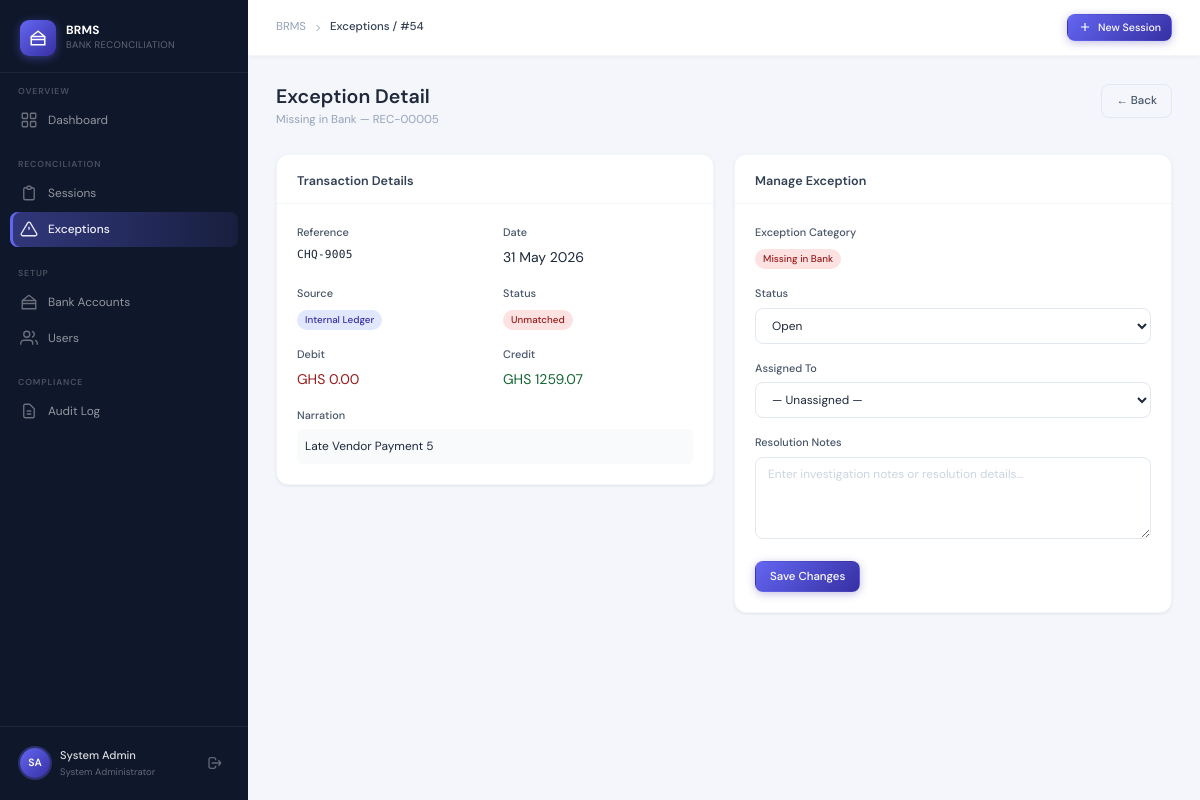
Screenshot of /exceptions/54/ (signed in) with the database file from the repository.
### accounts/models.py (models this page shows, shortened)
class User(AbstractUser):
    ROLE_CHOICES = [
        ('admin', 'System Administrator'),
        ('officer', 'Reconciliation Officer'),
        ('manager', 'Finance Manager'),
        ('auditor', 'Internal Auditor'),
        ('executive', 'Executive User'),
    ]
    role = models.CharField(max_length=20, choices=ROLE_CHOICES, default='officer')
    phone = models.CharField(max_length=20, blank=True)
    department = models.CharField(max_length=100, blank=True)
    is_locked = models.BooleanField(default=False)
    last_password_change = models.DateTimeField(null=True, blank=True)
    created_at = models.DateTimeField(auto_now_add=True)
    def can_upload(self):
        return self.role in ['officer', 'admin']
    def is_read_only(self):
        return self.role in ['auditor', 'executive']

### reconciliation/models.py (models this page shows, shortened)
class Exception(models.Model):
    CATEGORY_CHOICES = [
        ('missing_in_bank', 'Missing in Bank'),
        ('missing_in_ledger', 'Missing in Ledger'),
        ('duplicate', 'Duplicate Transaction'),
        ('amount_diff', 'Amount Difference'),
        ('date_diff', 'Date Difference'),
        ('reference_diff', 'Reference Difference'),
    ]
    STATUS_CHOICES = [
        ('open', 'Open'),
        ('investigating', 'Investigating'),
        ('resolved', 'Resolved'),
        ('escalated', 'Escalated'),
        ('ignored', 'Ignored'),
    ]
    session = models.ForeignKey(ReconciliationSession, on_delete=models.CASCADE, related_name='exceptions')
    transaction = models.ForeignKey(Transaction, on_delete=models.CASCADE)
    category = models.CharField(max_length=30, choices=CATEGORY_CHOICES)
    status = models.CharField(max_length=20, choices=STATUS_CHOICES, default='open')
    description = models.TextField(blank=True)
    assigned_to = models.ForeignKey(settings.AUTH_USER_MODEL, on_delete=models.SET_NULL, null=True, blank=True)
    resolution_notes = models.TextField(blank=True)
    created_at = models.DateTimeField(auto_now_add=True)
    updated_at = models.DateTimeField(auto_now=True)

class ReconciliationSession(models.Model):
    STATUS_CHOICES = [
        ('draft', 'Draft'),
        ('processing', 'Processing'),
        ('pending_review', 'Pending Review'),
        ('approved', 'Approved'),
        ('rejected', 'Rejected'),
        ('closed', 'Closed'),
    ]
    session_id = models.CharField(max_length=20, unique=True, editable=False)
    session_name = models.CharField(max_length=200)
    bank_account = models.ForeignKey(BankAccount, on_delete=models.CASCADE)
    period_start = models.DateField()
    period_end = models.DateField()
    status = models.CharField(max_length=20, choices=STATUS_CHOICES, default='draft')
    created_by = models.ForeignKey(settings.AUTH_USER_MODEL, on_delete=models.SET_NULL, null=True, related_name='sessions_created')
    approved_by = models.ForeignKey(settings.AUTH_USER_MODEL, on_delete=models.SET_NULL, null=True, blank=True, related_name='sessions_approved')
    approval_date = models.DateTimeField(null=True, blank=True)
    approval_comments = models.TextField(blank=True)
    created_at = models.DateTimeField(auto_now_add=True)
    updated_at = models.DateTimeField(auto_now=True)

class Transaction(models.Model):
    SOURCE_CHOICES = [
        ('bank', 'Bank Statement'),
        ('ledger', 'Internal Ledger'),
        ('payment', 'Payment Gateway'),
    ]
    STATUS_CHOICES = [
        ('unmatched', 'Unmatched'),
        ('matched', 'Matched'),
        ('manually_matched', 'Manually Matched'),
        ('exception', 'Exception'),
        ('ignored', 'Ignored'),
    ]
    session = models.ForeignKey(ReconciliationSession, on_delete=models.CASCADE, related_name='transactions')
    upload_log = models.ForeignKey(FileUploadLog, on_delete=models.SET_NULL, null=True, blank=True, related_name='transactions')
    source = models.CharField(max_length=20, choices=SOURCE_CHOICES)
    transaction_date = models.DateField()
    value_date = models.DateField(null=True, blank=True)
    reference_number = models.CharField(max_length=200, blank=True)
    narration = models.TextField(blank=True)
    debit_amount = models.DecimalField(max_digits=20, decimal_places=2, default=0)
    credit_amount = models.DecimalField(max_digits=20, decimal_places=2, default=0)
    balance = models.DecimalField(max_digits=20, decimal_places=2, null=True, blank=True)
    currency = models.CharField(max_length=3, default='GHS')
    transaction_type = models.CharField(max_length=50, blank=True)
    status = models.CharField(max_length=20, choices=STATUS_CHOICES, default='unmatched')
    matched_with = models.ForeignKey('self', on_delete=models.SET_NULL, null=True, blank=True, related_name='matched_by')
    match_confidence = models.FloatField(default=0)
    created_at = models.DateTimeField(auto_now_add=True)

### reconciliation/views.py (the view)
# urls.py: path('exceptions/<int:pk>/', views.exception_detail, name='exception_detail'),
@login_required
def exception_detail(request, pk):
    exc  = get_object_or_404(ExceptionModel, pk=pk)
    form = ExceptionForm(request.POST or None, instance=exc)
    if request.method == 'POST' and form.is_valid():
        form.save()
        log_action(request, 'UPDATE_EXCEPTION', 'Exception', exc.id)
        messages.success(request, 'Exception updated.')
        return redirect('reconciliation:exception_list')
    return render(request, 'reconciliation/exception_detail.html', {'exc': exc, 'form': form})

### reconciliation/forms.py
class ExceptionForm(forms.ModelForm):
    class Meta:
        model = ExceptionModel
        fields = ['status', 'resolution_notes', 'assigned_to']
        widgets = {'resolution_notes': forms.Textarea(attrs={'rows': 3})}

### templates/reconciliation/exception_detail.html (shortened to what this page needs)
{% extends 'base.html' %}
{% block nav_exceptions %}active{% endblock %}
{% block breadcrumb %}Exceptions / #{{ exc.pk }}{% endblock %}
{% block content %}
<div class="page-header">
  <div>
    <div class="page-title">Exception Detail</div>
    <div class="page-subtitle">{{ exc.get_category_display }} — {{ exc.session.session_id }}</div>
  </div>
  <a href="{% url 'reconciliation:exception_list' %}" class="btn btn-outline">← Back</a>
</div>
<div class="two-col" style="align-items:start">
  <div class="card">
    <div class="card-header"><span class="card-title">Transaction Details</span></div>
    <div class="card-body">
      <div class="form-grid">
        <div><div class="form-label">Reference</div><div class="mono">{{ exc.transaction.reference_number|default:"—" }}</div></div>
        <div><div class="form-label">Date</div><div>{{ exc.transaction.transaction_date|date:"d M Y" }}</div></div>
        <div><div class="form-label">Source</div><span class="badge badge-peach">{{ exc.transaction.get_source_display }}</span></div>
        <div><div class="form-label">Status</div><span class="badge badge-exception">{{ exc.transaction.get_status_display }}</span></div>
        <div><div class="form-label">Debit</div><div style="color:var(--danger)">{{ exc.transaction.currency }} {{ exc.transaction.debit_amount|floatformat:2 }}</div></div>
        <div><div class="form-label">Credit</div><div style="color:var(--success)">{{ exc.transaction.currency }} {{ exc.transaction.credit_amount|floatformat:2 }}</div></div>
        {% if exc.transaction.narration %}
        <div style="grid-column:span 2">
          <div class="form-label">Narration</div>
          <div style="font-size:0.85rem;padding:8px;background:var(--slate-50);border-radius:6px">{{ exc.transaction.narration }}</div>
        </div>
        {% endif %}
      </div>
    </div>
  </div>
  <div class="card">
    <div class="card-header"><span class="card-title">Manage Exception</span></div>
    <div class="card-body">
      <form method="post">
        <div class="form-group">
          <label class="form-label">Exception Category</label>
          <div class="badge badge-exception" style="display:inline-flex">{{ exc.get_category_display }}</div>
        </div>
        <div class="form-group">
          <label class="form-label">Status</label>
          <select name="status" class="form-control">
            {% for val, label in form.fields.status.choices %}
              <option value="{{ val }}" {% if exc.status == val %}selected{% endif %}>{{ label }}</option>
            {% endfor %}
          </select>
        </div>
        <div class="form-group">
          <label class="form-label">Assigned To</label>
          <select name="assigned_to" class="form-control">
            <option value="">— Unassigned —</option>
          </select>
        </div>
        <div class="form-group">
          <label class="form-label">Resolution Notes</label>
          <textarea name="resolution_notes" class="form-control" rows="4" placeholder="Enter investigation notes or resolution details…">{{ exc.resolution_notes }}</textarea>
        </div>
        {% if not user.is_read_only %}
        <button type="submit" class="btn btn-primary">Save Changes</button>
        {% endif %}
      </form>
    </div>
  </div>
</div>
{% endblock %}

### templates/base.html (shortened to what this page needs)
{% load static %}<!DOCTYPE html>
<html lang="en">
<head>
  <link rel="stylesheet" href="{% static 'css/brms.css' %}">
</head>
<body>
<div class="app-wrapper">
  <aside class="sidebar">
    <div class="sidebar-brand">
      <div class="brand-logo">
        <div class="brand-icon">
          <svg width="18" height="18" fill="none" stroke="currentColor" stroke-width="2" viewBox="0 0 24 24">
            <path d="M3 10h18M3 14h18M12 3L3 10v11h18V10L12 3z"/>
          </svg>
        </div>
        <div class="brand-text">
          <span class="brand-name">BRMS</span>
          <span class="brand-sub">Bank Reconciliation</span>
        </div>
      </div>
    </div>
    <nav class="sidebar-nav">
      <div class="nav-section">
        <div class="nav-section-label">Overview</div>
        <a href="{% url 'dashboard:home' %}" class="nav-item {% block nav_dashboard %}{% endblock %}">
          <svg class="nav-icon" fill="none" stroke="currentColor" stroke-width="1.8" viewBox="0 0 24 24">
            <rect x="3" y="3" width="7" height="7" rx="1"/><rect x="14" y="3" width="7" height="7" rx="1"/>
            <rect x="14" y="14" width="7" height="7" rx="1"/><rect x="3" y="14" width="7" height="7" rx="1"/>
          </svg>
          Dashboard
        </a>
      </div>
      <div class="nav-section">
        <div class="nav-section-label">Reconciliation</div>
        <a href="{% url 'reconciliation:session_list' %}" class="nav-item {% block nav_sessions %}{% endblock %}">
          <svg class="nav-icon" fill="none" stroke="currentColor" stroke-width="1.8" viewBox="0 0 24 24">
            <path d="M9 5H7a2 2 0 00-2 2v12a2 2 0 002 2h10a2 2 0 002-2V7a2 2 0 00-2-2h-2M9 5a2 2 0 002 2h2a2 2 0 002-2M9 5a2 2 0 012-2h2a2 2 0 012 2"/>
          </svg>
          Sessions
        </a>
        <a href="{% url 'reconciliation:exception_list' %}" class="nav-item {% block nav_exceptions %}{% endblock %}">
          <svg class="nav-icon" fill="none" stroke="currentColor" stroke-width="1.8" viewBox="0 0 24 24">
            <path d="M12 9v4m0 4h.01M10.29 3.86L1.82 18a2 2 0 001.71 3h16.94a2 2 0 001.71-3L13.71 3.86a2 2 0 00-3.42 0z"/>
          </svg>
          Exceptions
        </a>
      </div>
      <div class="nav-section">
        <div class="nav-section-label">Setup</div>
        <a href="{% url 'reconciliation:bank_account_list' %}" class="nav-item {% block nav_banks %}{% endblock %}">
          <svg class="nav-icon" fill="none" stroke="currentColor" stroke-width="1.8" viewBox="0 0 24 24">
            <path d="M3 10h18M3 14h18M12 3L3 10v11h18V10L12 3z"/>
          </svg>
          Bank Accounts
        </a>
        {% if user.role == 'admin' %}
        <a href="{% url 'accounts:user_list' %}" class="nav-item {% block nav_users %}{% endblock %}">
          <svg class="nav-icon" fill="none" stroke="currentColor" stroke-width="1.8" viewBox="0 0 24 24">
            <path d="M17 21v-2a4 4 0 00-4-4H5a4 4 0 00-4 4v2M9 11a4 4 0 100-8 4 4 0 000 8zM23 21v-2a4 4 0 00-3-3.87M16 3.13a4 4 0 010 7.75"/>
          </svg>
          Users
        </a>
        {% endif %}
      </div>
      <div class="nav-section">
        <div class="nav-section-label">Compliance</div>
        <a href="{% url 'reconciliation:audit_log' %}" class="nav-item {% block nav_audit %}{% endblock %}">
          <svg class="nav-icon" fill="none" stroke="currentColor" stroke-width="1.8" viewBox="0 0 24 24">
            <path d="M9 12h6m-6 4h6m2 5H7a2 2 0 01-2-2V5a2 2 0 012-2h5.586a1 1 0 01.707.293l5.414 5.414a1 1 0 01.293.707V19a2 2 0 01-2 2z"/>
          </svg>
          Audit Log
        </a>
      </div>
    </nav>
    <div class="sidebar-footer">
      <div class="user-card">
        <div class="user-avatar">{{ user.first_name|first|upper }}{{ user.last_name|first|upper }}</div>
        <div class="user-info">
          <div class="user-name">{{ user.get_full_name|default:user.username }}</div>
          <div class="user-role">{{ user.get_role_display }}</div>
        </div>
        <a href="{% url 'accounts:logout' %}" class="logout-btn" title="Sign out">
          <svg width="16" height="16" fill="none" stroke="currentColor" stroke-width="2" viewBox="0 0 24 24">
            <path d="M17 16l4-4m0 0l-4-4m4 4H7m6 4v1a3 3 0 01-3 3H6a3 3 0 01-3-3V7a3 3 0 013-3h4a3 3 0 013 3v1"/>
          </svg>
        </a>
      </div>
    </div>
  </aside>
  <div class="main-content">
    <div class="topbar">
      <div class="page-breadcrumb">
        <span>BRMS</span>
        <svg width="12" height="12" fill="none" stroke="currentColor" stroke-width="2" viewBox="0 0 24 24"><path d="M9 18l6-6-6-6"/></svg>
        <span class="current">{% block breadcrumb %}Home{% endblock %}</span>
      </div>
      <div class="topbar-actions">
        {% if user.can_upload %}
        <a href="{% url 'reconciliation:session_create' %}" class="btn btn-primary btn-sm">
          <svg width="14" height="14" fill="none" stroke="currentColor" stroke-width="2" viewBox="0 0 24 24"><path d="M12 5v14M5 12h14"/></svg>
          New Session
        </a>
        {% endif %}
      </div>
    </div>
    <div class="page-body">
      {% block content %}{% endblock %}
    </div>
  </div>
</div>
</body>
</html>

### rows the page displays
User: first_name|first "S", last_name|first "A", get_full_name "System Admin", role "System Administrator"
Exception: pk "54", category "Missing in Bank", session.session_id "REC-00005", transaction.reference_number "CHQ-9005", transaction.transaction_date "31 May 2026", transaction.source "Internal Ledger", transaction.status "Unmatched", transaction.currency "GHS", transaction.debit_amount "0.00", transaction.credit_amount "1259.07", transaction.narration "Late Vendor Payment 5", status "Open"
